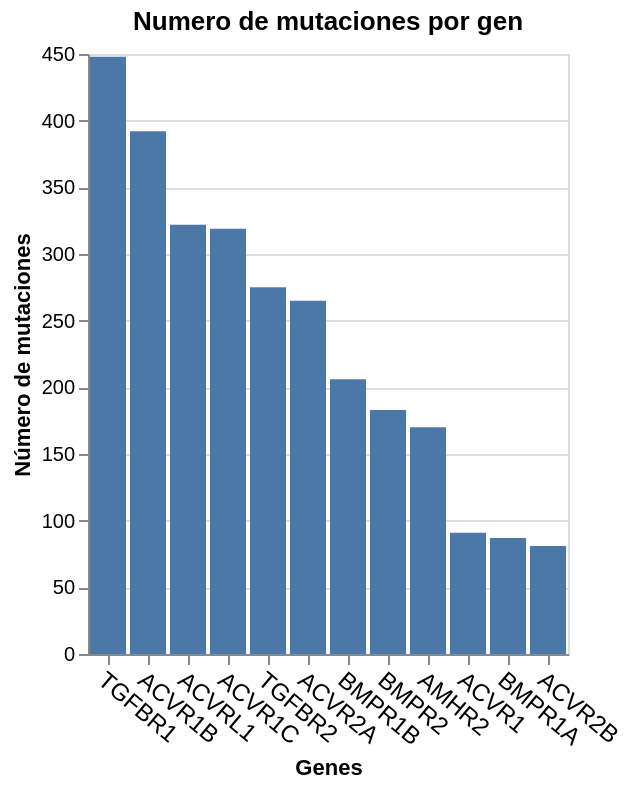

This figure's notebook cell:
### Code cell
chart2=alt.Chart(df_cancer
).transform_aggregate(
    unique_aa_mutation='distinct(aa_mutation)',
    groupby=['TK_Name','aa_mutation']
).mark_bar().encode(
    y=alt.Y('count(unique_aa_mutation):Q', title='Número de mutaciones'),
    x=alt.X('TK_Name', sort='-y', title='Genes',axis=alt.Axis(
              labelAngle=40, labelFontSize=12)),
).properties(
    title="Numero de mutaciones por gen"
)
chart2

### Figure 1 — Vega-Lite specification as saved in the notebook (floating-point values rounded to 4 significant figures; data arrays with more than 128 entries replaced by an {"elided": "..."} marker saying what was removed)
{"config": {"view": {"continuousWidth": 300, "continuousHeight": 300}}, "data": {"name": "data-44f39bde835706d946be15464e7eb266"}, "mark": {"type": "bar"}, "encoding": {"x": {"axis": {"labelAngle": 40, "labelFontSize": 12}, "field": "TK_Name", "sort": "-y", "title": "Genes", "type": "nominal"}, "y": {"aggregate": "count", "field": "unique_aa_mutation", "title": "Número de mutaciones", "type": "quantitative"}}, "title": "Numero de mutaciones por gen", "transform": [{"aggregate": [{"op": "distinct", "field": "aa_mutation", "as": "unique_aa_mutation"}], "groupby": ["TK_Name", "aa_mutation"]}], "$schema": "https://vega.github.io/schema/vega-lite/v5.8.0.json", "datasets": {"data-44f39bde835706d946be15464e7eb266": {"elided": "3388 records"}}}
